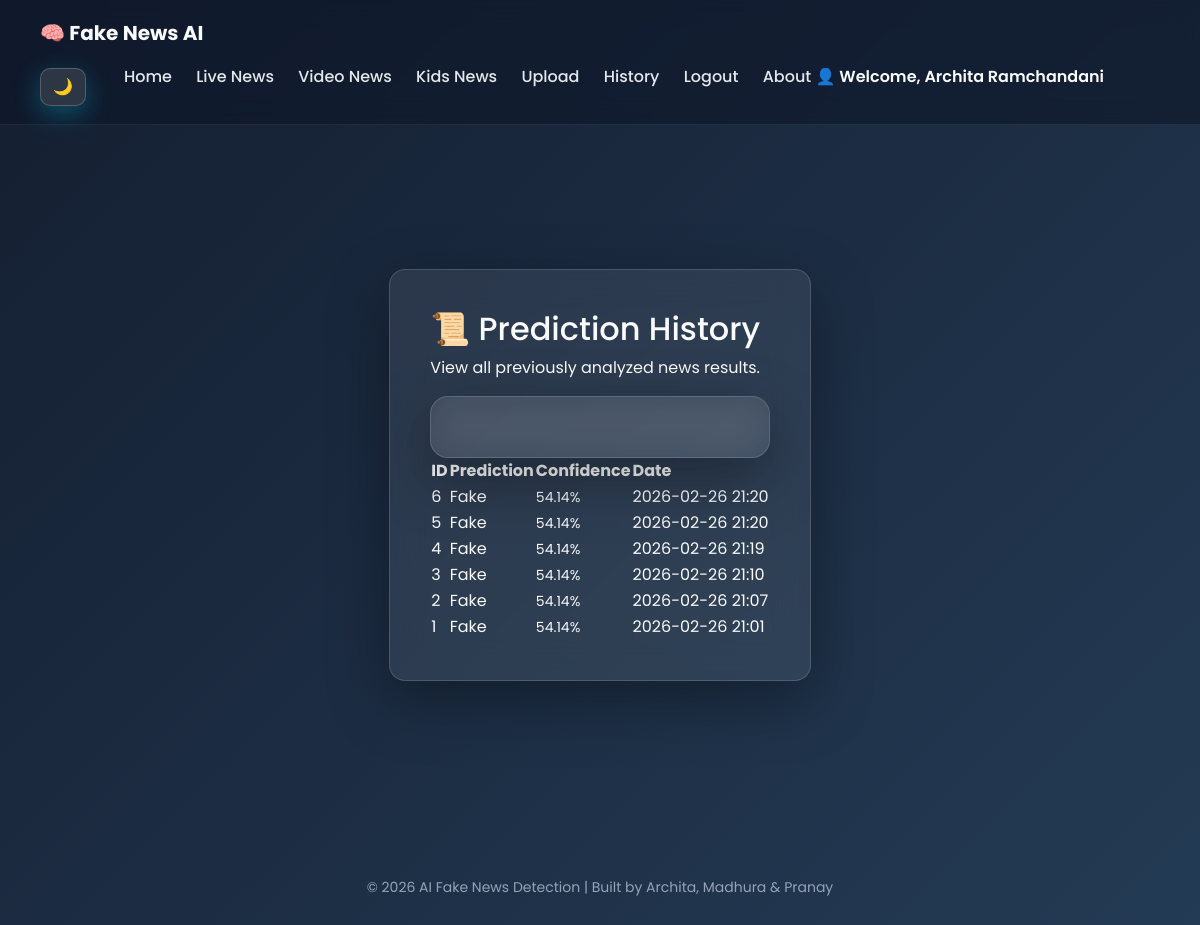
Page /history (signed in) on the earlier database version.
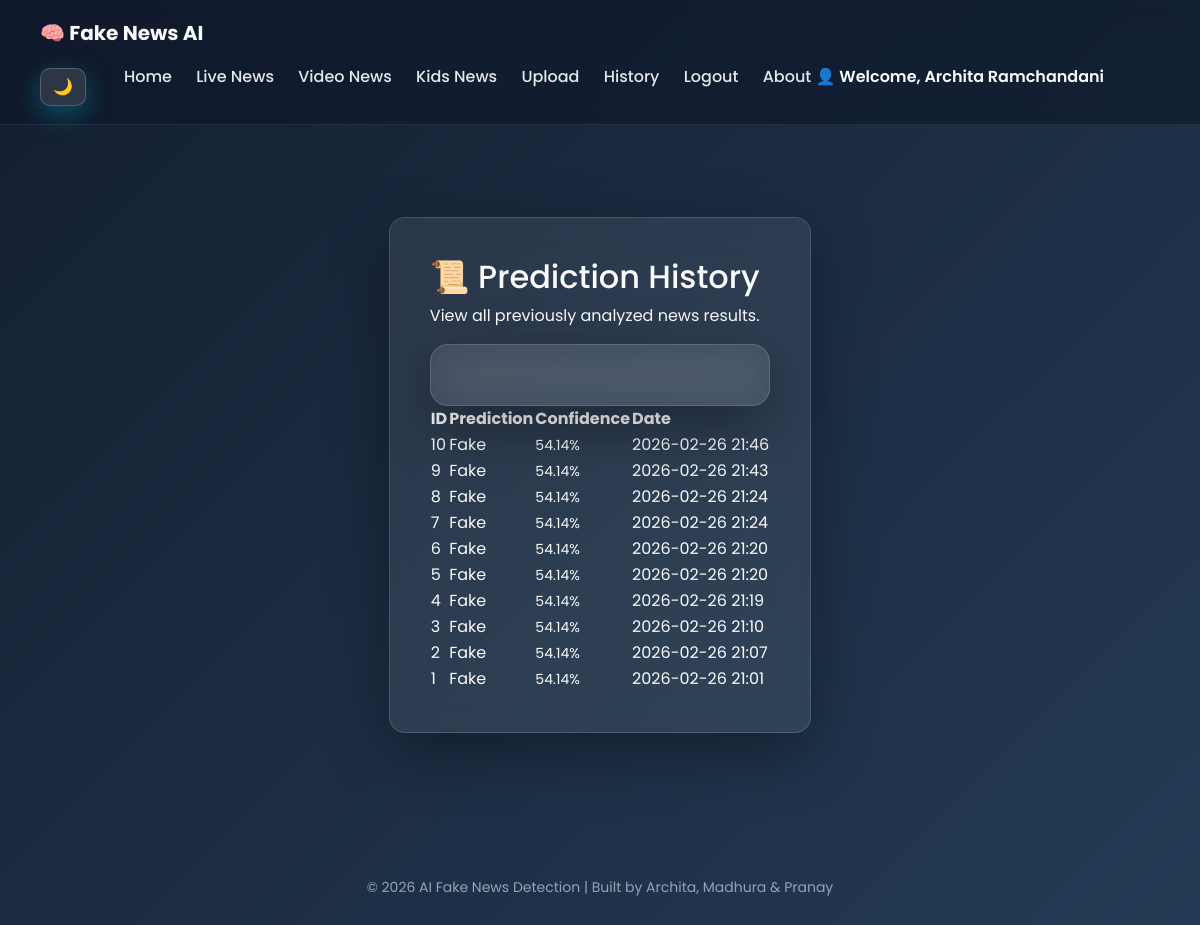
Same page on the later database version.
### tables this page shows
CREATE TABLE history (
            id INTEGER PRIMARY KEY AUTOINCREMENT,
            text TEXT,
            prediction TEXT,
            confidence REAL,
            created_at TEXT
        );

### app.py (the view)
@app.route("/history")
@login_required
def history():
    conn = sqlite3.connect("database/fake_news.db")
    cursor = conn.cursor()
    cursor.execute("SELECT * FROM history ORDER BY id DESC")
    data = cursor.fetchall()
    conn.close()
    return render_template("history.html", data=data)

### app.py (called while the page is built)
def login_required(f):
    @wraps(f)
    def decorated_function(*args, **kwargs):
        if "user" not in session:
            return redirect(url_for("login"))
        return f(*args, **kwargs)
    return decorated_function

### templates/history.html (shortened to what this page needs)
{% extends "base.html" %}
{% block content %}
<div class="container">
    <div class="card history-card">
        <h2 class="history-title">📜 Prediction History</h2>
        <p class="history-subtitle">
            View all previously analyzed news results.
        </p>
        {% if data and data|length > 0 %}
        <div class="table-wrapper">
            <table class="history-table">
                <div class="premium-card">
        </div>
                <thead>
                    <tr>
                        <th>ID</th>
                        <th>Prediction</th>
                        <th>Confidence</th>
                        <th>Date</th>
                    </tr>
                </thead>
                <tbody>
                    {% for row in data %}
                    <tr>
                        <td>{{ row[0] }}</td>
                        <td>
                            <span class="prediction-badge
                                {% if row[2] == 'Real News' %}real-badge{% else %}fake-badge{% endif %}">
                                {% if row[2] == 'Real News' %}Real{% else %}Fake{% endif %}
                            </span>
                        </td>
                        <td>
                            <small>{{ row[3] }}%</small>
                        </td>
                        <td>{{ row[4] }}</td>
                    </tr>
                    {% endfor %}
                </tbody>
            </table>
        </div>
        {% else %}
        <div class="empty-box">
            No prediction history available yet.
        </div>
        {% endif %}
    </div>
</div>
{% endblock %}

### templates/base.html (shortened to what this page needs)
<!DOCTYPE html>
<html lang="en">
<head>
    <link href="https://cdn.jsdelivr.net/npm/bootstrap@5.3.0/dist/css/bootstrap.min.css" rel="stylesheet">
    <link rel="stylesheet" href="{{ url_for('static', filename='css/style.css') }}">
</head>
<body>
<div id="particles-js"></div>
<nav class="navbar">
    <div class="nav-title">🧠 Fake News AI</div>
    <div class="nav-right">
        <button id="themeToggle" type="button">🌙</button>
        <div class="nav-links">
            <a href="/">Home</a>
            <a href="/live-news">Live News</a>
            <a href="/video-news">Video News</a>
            <a href="/kids-news">Kids News</a>
            <a href="/upload">Upload</a>
            <a href="/history">History</a>
            {% if session.get("user") %}
            <a href="/logout" class="logout-btn">Logout</a>
            <a href="/about">About</a>
            <span class="welcome-text">👤 Welcome, {{ session.get("user") }}</span>
            {% else %}
            <a href="/login">Login</a>
            {% endif %}
        </div>
    </div>
</nav>
<main class="main-container">
    {% block content %}{% endblock %}
</main>
<footer class="footer">
    <p>© 2026 AI Fake News Detection | Built by Archita, Madhura & Pranay</p>
</footer>
</body>
</html>

### static/css/style.css (style rules this page uses)
* { box-sizing: border-box; }
body { margin: 0; font-family: 'Poppins', 'Segoe UI', sans-serif; background: linear-gradient(135deg, #141E30, #243B55); color: #f9fafb; min-height: 100vh; transition: background 0.35s ease, color 0.35s ease; }
#particles-js { position: fixed; width: 100%; height: 100%; z-index: -1; top: 0; left: 0; pointer-events: none; }
.navbar { display: flex; justify-content: space-between; align-items: center; padding: 18px 40px; background: rgba(15, 23, 42, 0.65); backdrop-filter: blur(12px); border-bottom: 1px solid rgba(255,255,255,0.08); transition: background 0.3s ease; }
.nav-title { font-weight: 700; font-size: 20px; }
.navbar a { color: #e5e7eb; text-decoration: none; margin-left: 20px; font-weight: 500; transition: 0.25s ease; }
.nav-right { display: flex; align-items: center; gap: 18px; }
#themeToggle { background: rgba(255,255,255,0.12); border: 1px solid rgba(255,255,255,0.2); border-radius: 10px; padding: 6px 12px; cursor: pointer; font-size: 16px; color: #f9fafb; transition: all 0.25s ease; }
.main-container { padding: 30px 20px 60px; }
.card { background: rgba(255, 255, 255, 0.08); padding: 40px; border-radius: 16px; backdrop-filter: blur(18px); border: 1px solid rgba(255,255,255,0.15); box-shadow: 0 20px 60px rgba(0,0,0,0.35); color: #f9fafb; transition: transform 0.25s ease, box-shadow 0.25s ease, background 0.3s ease; }
.premium-card { background: rgba(255,255,255,0.08); border-radius: 18px; padding: 30px; backdrop-filter: blur(18px); border: 1px solid rgba(255,255,255,0.15); box-shadow: 0 20px 60px rgba(0,0,0,0.35); }
button { margin-top: 20px; padding: 12px 35px; border: none; border-radius: 10px; background: linear-gradient(135deg, #22c55e, #06b6d4); color: white; font-size: 16px; cursor: pointer; transition: all 0.25s ease; box-shadow: 0 8px 25px rgba(6,182,212,0.35); }
.footer { text-align: center; padding: 22px; color: #94a3b8; font-size: 14px; }
.container { display: flex; justify-content: center; align-items: center; min-height: 80vh; }
.welcome-text { margin-left: auto; font-weight: 600; color: var(--welcome-color); }

Differences in the rows shown:
added history: id "10", prediction "Fake", confidence "54.14", created_at "2026-02-26 21:46"
added history: id "9", prediction "Fake", confidence "54.14", created_at "2026-02-26 21:43"
added history: id "8", prediction "Fake", confidence "54.14", created_at "2026-02-26 21:24"
added history: id "7", prediction "Fake", confidence "54.14", created_at "2026-02-26 21:24"
